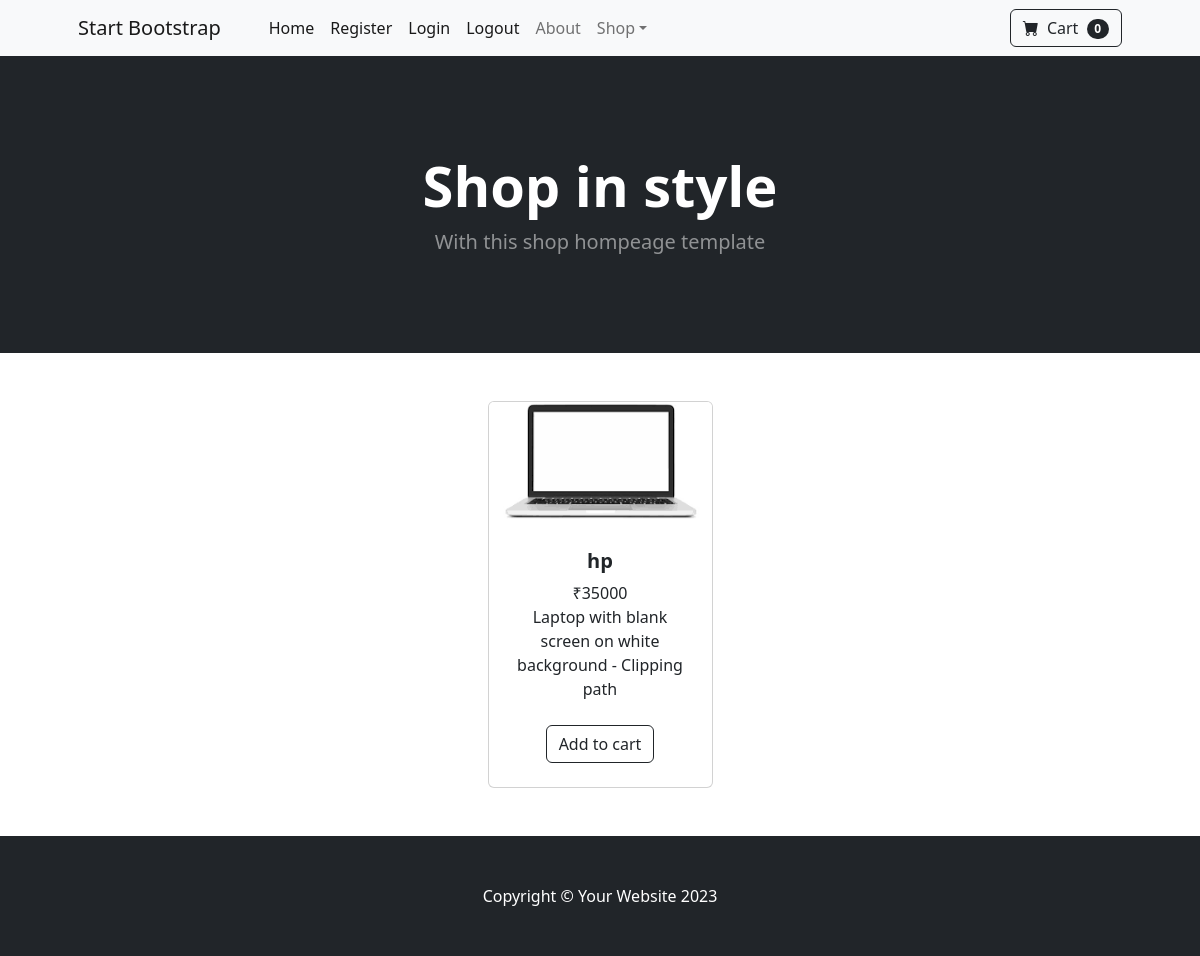
Page /product/detail/4 on the committed database.
### ecommapp/models.py (models this page shows, shortened)
class Products(models.Model):
    product_name=models.CharField(max_length=100)
    price=models.PositiveIntegerField()
    Category=models.ForeignKey(Category,on_delete=models.CASCADE)
    image=models.ImageField(upload_to='image',null=True)
    description=models.CharField(max_length=100)

### ecommapp/views.py (the view)
# urls.py: path('product/detail/<int:id>',views.ProductDetailView.as_view(),name='detail_view'),
class ProductDetailView(View):
    def get(self,request,*args,**kwargs):
        id=kwargs.get('id')
        product=Products.objects.get(id=id)
        return render(request,'product_detail.html',{'product':product})

### ecommapp/context_processors.py (called while the page is built)
def cart_count_context(request):
    if request.user.is_authenticated:
        count=Carts.objects.filter(user_id=request.user).exclude(status='order-placed').count()
        return {'count':count}
    else:
        return {'count':0}

### ecommapp/Templates/product_detail.html
{% extends 'index.html' %}
{% block content %}
<div class="container px-4 px-lg-5 mt-5">
    <div class="row gx-4 gx-lg-5 row-cols-2 row-cols-md-3 row-cols-xl-4 justify-content-center">
        <div class="col mb-5">
            <div class="card h-100">
                <img class="card-img-top" src="{{product.image.url}}" alt="..." />
                <div class="card-body p-4">
                    <div class="text-center">
                        <h5 class="fw-bolder">{{product.product_name}}</h5>
                       ₹{{product.price}}
                       <br>
                       {{product.description}}
                    </div>
                </div>
                <div class="card-footer p-4 pt-0 border-top-0 bg-transparent">
                    <div class="text-center"><a class="btn btn-outline-dark mt-auto" href="{% url 'addcart_view' product.id  %}">Add to cart</a></div>
                </div>
            </div>
        </div>
    </div>
</div>
{% endblock %}

### rows in the picture
Products: image (picture), product_name "hp", price "35000", description "Laptop with blank screen on white background - Clipping path"

### other values in the picture
{{ count }} "0"
